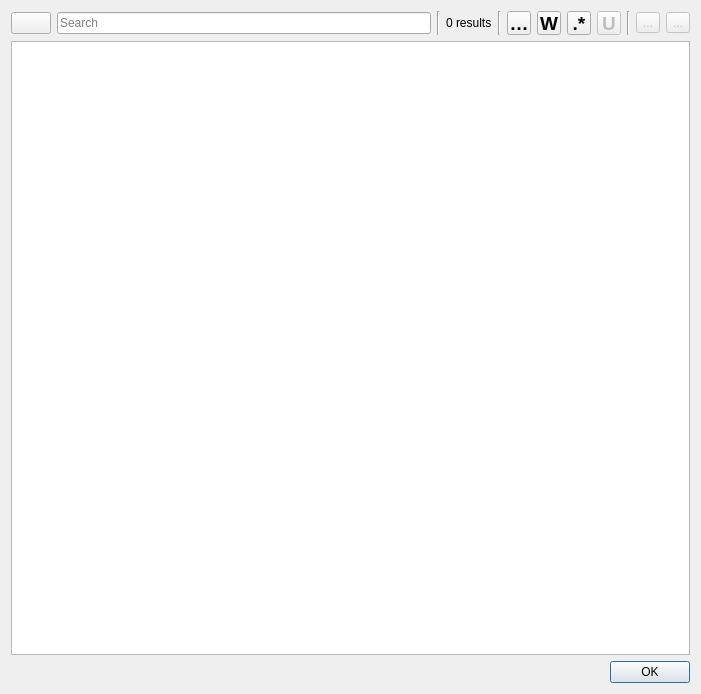
<?xml version="1.0" encoding="UTF-8"?>
<ui version="4.0">
 <class>DialogHistory</class>
 <widget class="QDialog" name="DialogHistory">
  <property name="windowModality">
   <enum>Qt::NonModal</enum>
  </property>
  <property name="geometry">
   <rect>
    <x>0</x>
    <y>0</y>
    <width>701</width>
    <height>694</height>
   </rect>
  </property>
  <property name="windowTitle">
   <string>History</string>
  </property>
  <property name="windowIcon">
   <iconset resource="../../../libs/vmisc/share/resources/icon.qrc">
    <normaloff>:/icon/64x64/icon64x64.png</normaloff>:/icon/64x64/icon64x64.png</iconset>
  </property>
  <property name="locale">
   <locale language="English" country="UnitedStates"/>
  </property>
  <layout class="QVBoxLayout" name="verticalLayout">
   <item>
    <layout class="QHBoxLayout" name="horizontalLayout">
     <item>
      <widget class="QPushButton" name="pushButtonSearch">
       <property name="sizePolicy">
        <sizepolicy hsizetype="Fixed" vsizetype="Fixed">
         <horstretch>0</horstretch>
         <verstretch>0</verstretch>
        </sizepolicy>
       </property>
       <property name="toolTip">
        <string>&lt;html&gt;&lt;head/&gt;&lt;body&gt;&lt;p&gt;Search history &lt;span style=&quot; color:#888a85;&quot;&gt;%1&lt;/span&gt;&lt;/p&gt;&lt;/body&gt;&lt;/html&gt;</string>
       </property>
       <property name="text">
        <string notr="true"/>
       </property>
       <property name="icon">
        <iconset theme="system-search">
         <normaloff>.</normaloff>.</iconset>
       </property>
       <property name="shortcut">
        <string>Alt+Down</string>
       </property>
      </widget>
     </item>
     <item>
      <widget class="QLineEdit" name="lineEditFind">
       <property name="enabled">
        <bool>true</bool>
       </property>
       <property name="placeholderText">
        <string>Search</string>
       </property>
       <property name="clearButtonEnabled">
        <bool>true</bool>
       </property>
      </widget>
     </item>
     <item>
      <widget class="Line" name="line_3">
       <property name="orientation">
        <enum>Qt::Vertical</enum>
       </property>
      </widget>
     </item>
     <item>
      <widget class="QLabel" name="labelResults">
       <property name="text">
        <string>0 results</string>
       </property>
      </widget>
     </item>
     <item>
      <widget class="Line" name="line_2">
       <property name="orientation">
        <enum>Qt::Vertical</enum>
       </property>
      </widget>
     </item>
     <item>
      <widget class="QToolButton" name="toolButtonCaseSensitive">
       <property name="maximumSize">
        <size>
         <width>24</width>
         <height>24</height>
        </size>
       </property>
       <property name="font">
        <font>
         <pointsize>14</pointsize>
         <weight>75</weight>
         <italic>false</italic>
         <bold>true</bold>
        </font>
       </property>
       <property name="toolTip">
        <string>&lt;html&gt;&lt;head/&gt;&lt;body&gt;&lt;p&gt;Match Case &lt;span style=&quot; color:#888a85;&quot;&gt;%1&lt;/span&gt;&lt;/p&gt;&lt;/body&gt;&lt;/html&gt;</string>
       </property>
       <property name="text">
        <string notr="true">Cc</string>
       </property>
       <property name="shortcut">
        <string notr="true">Alt+C</string>
       </property>
       <property name="checkable">
        <bool>true</bool>
       </property>
       <property name="checked">
        <bool>false</bool>
       </property>
      </widget>
     </item>
     <item>
      <widget class="QToolButton" name="toolButtonWholeWord">
       <property name="maximumSize">
        <size>
         <width>24</width>
         <height>24</height>
        </size>
       </property>
       <property name="font">
        <font>
         <pointsize>14</pointsize>
         <weight>75</weight>
         <bold>true</bold>
        </font>
       </property>
       <property name="toolTip">
        <string>&lt;html&gt;&lt;head/&gt;&lt;body&gt;&lt;p&gt;Match words &lt;span style=&quot; color:#888a85;&quot;&gt;%1&lt;/span&gt;&lt;/p&gt;&lt;/body&gt;&lt;/html&gt;</string>
       </property>
       <property name="text">
        <string notr="true">W</string>
       </property>
       <property name="shortcut">
        <string notr="true">Alt+W</string>
       </property>
       <property name="checkable">
        <bool>true</bool>
       </property>
      </widget>
     </item>
     <item>
      <widget class="QToolButton" name="toolButtonRegexp">
       <property name="minimumSize">
        <size>
         <width>0</width>
         <height>0</height>
        </size>
       </property>
       <property name="maximumSize">
        <size>
         <width>24</width>
         <height>24</height>
        </size>
       </property>
       <property name="font">
        <font>
         <pointsize>14</pointsize>
         <weight>75</weight>
         <bold>true</bold>
        </font>
       </property>
       <property name="toolTip">
        <string>&lt;html&gt;&lt;head/&gt;&lt;body&gt;&lt;p&gt;Match with regular expressions &lt;span style=&quot; color:#888a85;&quot;&gt;%1&lt;/span&gt;&lt;/p&gt;&lt;/body&gt;&lt;/html&gt;</string>
       </property>
       <property name="text">
        <string notr="true">.*</string>
       </property>
       <property name="shortcut">
        <string notr="true">Alt+X</string>
       </property>
       <property name="checkable">
        <bool>true</bool>
       </property>
      </widget>
     </item>
     <item>
      <widget class="QToolButton" name="toolButtonUseUnicodeProperties">
       <property name="enabled">
        <bool>false</bool>
       </property>
       <property name="maximumSize">
        <size>
         <width>24</width>
         <height>24</height>
        </size>
       </property>
       <property name="font">
        <font>
         <pointsize>14</pointsize>
         <weight>75</weight>
         <bold>true</bold>
        </font>
       </property>
       <property name="toolTip">
        <string>&lt;html&gt;&lt;head/&gt;&lt;body&gt;&lt;p&gt;Use unicode properties &lt;span style=&quot; color:#888a85;&quot;&gt;%1&lt;/span&gt;&lt;/p&gt;&lt;p&gt;&lt;br/&gt;&lt;span style=&quot; color:#888a85;&quot;&gt;The meaning of the \w, \d, etc., character classes, as well as the meaning of their counterparts (\W, \D, etc.), is changed from matching ASCII characters only to matching any character with the corresponding Unicode property. For instance, \d is changed to match any character with the Unicode Nd (decimal digit) property; \w to match any character with either the Unicode L (letter) or N (digit) property, plus underscore, and so on. This option corresponds to the /u modifier in Perl regular expressions.&lt;/span&gt;&lt;/p&gt;&lt;/body&gt;&lt;/html&gt;</string>
       </property>
       <property name="text">
        <string notr="true">U</string>
       </property>
       <property name="shortcut">
        <string>Alt+U</string>
       </property>
       <property name="checkable">
        <bool>true</bool>
       </property>
      </widget>
     </item>
     <item>
      <widget class="Line" name="line">
       <property name="orientation">
        <enum>Qt::Vertical</enum>
       </property>
      </widget>
     </item>
     <item>
      <widget class="QToolButton" name="toolButtonFindPrevious">
       <property name="enabled">
        <bool>false</bool>
       </property>
       <property name="toolTip">
        <string>&lt;html&gt;&lt;head/&gt;&lt;body&gt;&lt;p&gt;Find Previous &lt;span style=&quot; color:#888a85;&quot;&gt;%1&lt;/span&gt;&lt;/p&gt;&lt;/body&gt;&lt;/html&gt;</string>
       </property>
       <property name="text">
        <string notr="true">...</string>
       </property>
       <property name="icon">
        <iconset theme="go-up">
         <normaloff>.</normaloff>.</iconset>
       </property>
       <property name="shortcut">
        <string>Shift+F3</string>
       </property>
      </widget>
     </item>
     <item>
      <widget class="QToolButton" name="toolButtonFindNext">
       <property name="enabled">
        <bool>false</bool>
       </property>
       <property name="toolTip">
        <string>&lt;html&gt;&lt;head/&gt;&lt;body&gt;&lt;p&gt;Find Next %1&lt;/p&gt;&lt;/body&gt;&lt;/html&gt;</string>
       </property>
       <property name="text">
        <string notr="true">...</string>
       </property>
       <property name="icon">
        <iconset theme="go-down">
         <normaloff>.</normaloff>.</iconset>
       </property>
       <property name="shortcut">
        <string>F3</string>
       </property>
       <property name="autoExclusive">
        <bool>false</bool>
       </property>
      </widget>
     </item>
    </layout>
   </item>
   <item>
    <widget class="QTableWidget" name="tableWidget">
     <property name="alternatingRowColors">
      <bool>true</bool>
     </property>
     <attribute name="horizontalHeaderVisible">
      <bool>false</bool>
     </attribute>
     <attribute name="horizontalHeaderHighlightSections">
      <bool>false</bool>
     </attribute>
     <attribute name="horizontalHeaderStretchLastSection">
      <bool>true</bool>
     </attribute>
     <attribute name="verticalHeaderVisible">
      <bool>false</bool>
     </attribute>
     <attribute name="verticalHeaderHighlightSections">
      <bool>false</bool>
     </attribute>
     <column>
      <property name="text">
       <string/>
      </property>
     </column>
     <column>
      <property name="text">
       <string>Tool</string>
      </property>
     </column>
    </widget>
   </item>
   <item>
    <widget class="QDialogButtonBox" name="buttonBox">
     <property name="orientation">
      <enum>Qt::Horizontal</enum>
     </property>
     <property name="standardButtons">
      <set>QDialogButtonBox::Ok</set>
     </property>
    </widget>
   </item>
  </layout>
 </widget>
 <tabstops>
  <tabstop>lineEditFind</tabstop>
  <tabstop>pushButtonSearch</tabstop>
  <tabstop>toolButtonCaseSensitive</tabstop>
  <tabstop>toolButtonWholeWord</tabstop>
  <tabstop>toolButtonRegexp</tabstop>
  <tabstop>toolButtonFindPrevious</tabstop>
  <tabstop>toolButtonFindNext</tabstop>
  <tabstop>tableWidget</tabstop>
 </tabstops>
 <resources>
  <include location="../../../libs/vmisc/share/resources/icon.qrc"/>
 </resources>
 <connections>
  <connection>
   <sender>buttonBox</sender>
   <signal>accepted()</signal>
   <receiver>DialogHistory</receiver>
   <slot>accept()</slot>
   <hints>
    <hint type="sourcelabel">
     <x>248</x>
     <y>254</y>
    </hint>
    <hint type="destinationlabel">
     <x>157</x>
     <y>274</y>
    </hint>
   </hints>
  </connection>
  <connection>
   <sender>buttonBox</sender>
   <signal>rejected()</signal>
   <receiver>DialogHistory</receiver>
   <slot>reject()</slot>
   <hints>
    <hint type="sourcelabel">
     <x>316</x>
     <y>260</y>
    </hint>
    <hint type="destinationlabel">
     <x>286</x>
     <y>274</y>
    </hint>
   </hints>
  </connection>
 </connections>
</ui>
